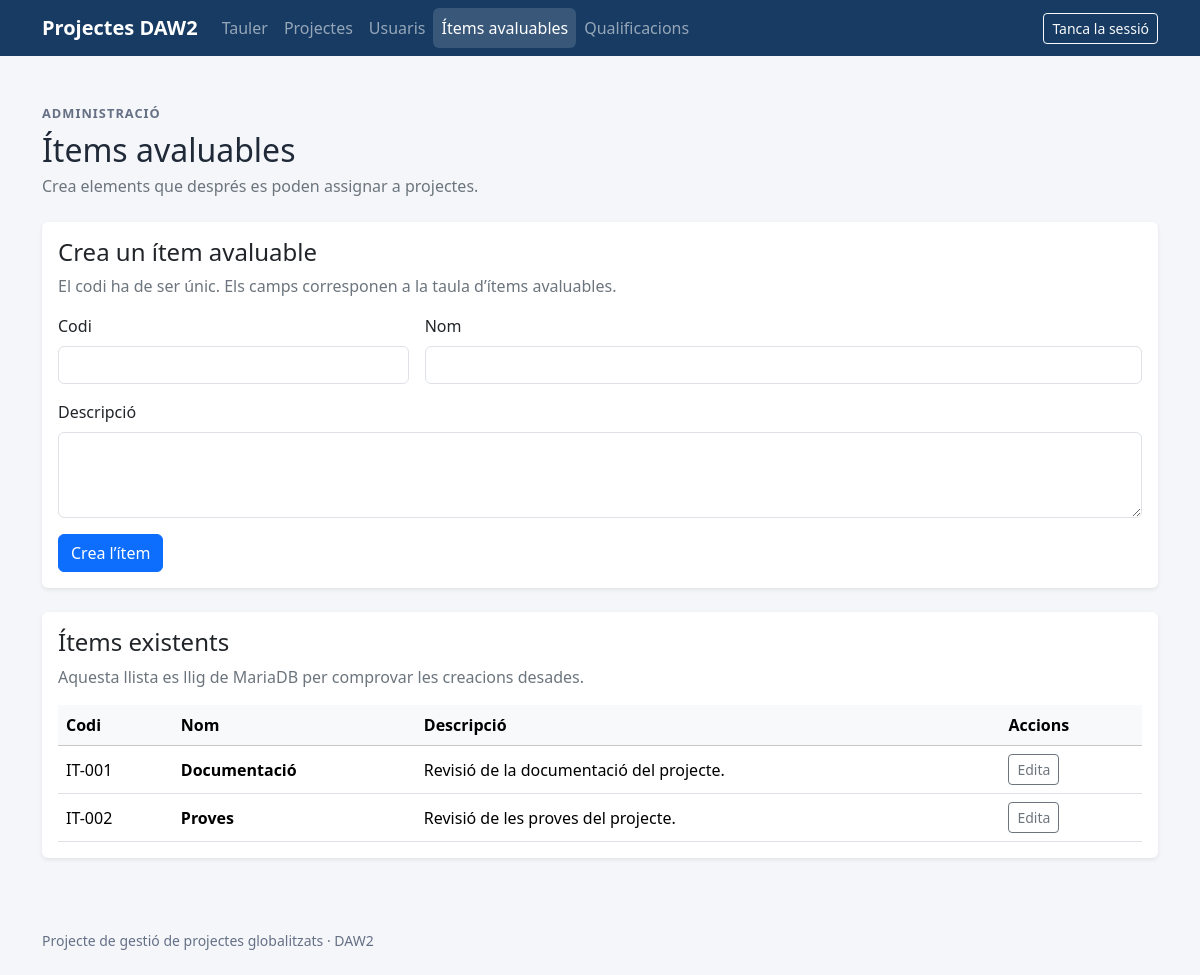
The app's page /?page=evaluable-items&role=admin (signed in) with its own data.
### tables this page shows
CREATE TABLE IF NOT EXISTS evaluable_items (
    id INT UNSIGNED AUTO_INCREMENT PRIMARY KEY,
    code VARCHAR(50) NOT NULL UNIQUE,
    name VARCHAR(150) NOT NULL,
    description TEXT NOT NULL
);

### app/Controllers/DashboardController.php (called while the page is built, shortened)
<?php
require_once dirname(__DIR__) . '/Core/Database.php';
require_once dirname(__DIR__) . '/Core/RoleAuthorization.php';
require_once __DIR__ . '/ReadOperationsController.php';
require_once dirname(__DIR__) . '/Models/UserModel.php';
class DashboardController
{
    public function index(): void
    {
        $currentRoleKey = $this->requestedRole();
        $currentRole = self::ROLES[$currentRoleKey];
        $pageKey = $this->requestedPage();
        $sessionUser = RoleAuthorization::currentUser();
        if ($sessionUser === null) {
            http_response_code(401);
            $readAccessError = 'Cal iniciar una sessió autenticada per consultar les dades de l’aplicació.';
        } elseif ($sessionUser['role'] !== $currentRole['databaseRole']) {
            http_response_code(403);
            $readAccessError = 'El compte autenticat no té accés a la secció seleccionada.';
        } else {
            try {
                $connection = Database::getConnection();
                $users = new UserModel($connection);
                $databaseUser = $users->findByIdAndRole($sessionUser['id'], $currentRole['databaseRole']);
                if ($databaseUser === null) {
                    http_response_code(403);
                    $readAccessError = 'No s’ha pogut verificar el compte autenticat a la base de dades.';
                } else {
                    $createState = null;
                    $isUpdatePost = $this->isUpdatePost();
                    if ($this->isCreateFormPage($currentRoleKey, $pageKey) && !$isUpdatePost) {
                        require_once __DIR__ . '/CreateOperationsController.php';
                        $createState = (new CreateOperationsController())->handle($pageKey, $currentRoleKey);
                    }
                    $updateState = null;
                    if ($this->isUpdateFormPage($currentRoleKey, $pageKey)) {
                        require_once __DIR__ . '/UpdateOperationsController.php';
                        $updateState = (new UpdateOperationsController())->handle($pageKey, $currentRoleKey);
                    }
                    $readData = (new ReadOperationsController())->handle(
                        $connection,
                        $currentRoleKey,
                        $pageKey,
                        $sessionUser['id'],
                        $this->requestedProjectId(),
                    );
                    if ($this->isCreateFormPage($currentRoleKey, $pageKey)) {
                        $createOperationsData = array_merge(
                            $readData['formData'],
                            $createState ?? $this->emptyCreateState(),
                        );
                    }
                    if ($updateState !== null) {
                        $updateOperationsData = array_merge($readData['formData'], $updateState);
                    }
                }
            } catch (Throwable $error) {
                error_log('Application read failed: ' . $error->getMessage());
                $readDatabaseError = 'No s’han pogut carregar les dades. Revisa la connexió amb la base de dades.';
            }
        }
        require dirname(__DIR__) . '/Views/layouts/main.php';
    }
    private function isCreateFormPage(string $roleKey, string $pageKey): bool
    {
        return ($roleKey === 'admin' && in_array($pageKey, ['projects', 'evaluable-items'], true))
            || ($roleKey === 'teacher' && in_array($pageKey, ['projects', 'grades'], true));
    }
    private function isUpdateFormPage(string $roleKey, string $pageKey): bool
    {
        return ($roleKey === 'admin' && in_array($pageKey, ['projects', 'evaluable-items'], true))
            || ($roleKey === 'teacher' && in_array($pageKey, ['projects', 'grades'], true));
    }
    private function isUpdatePost(): bool
    {
        if (($_SERVER['REQUEST_METHOD'] ?? 'GET') !== 'POST') {
            return false;
        }
        $action = $_POST['action'] ?? '';
        return is_string($action) && str_starts_with($action, 'update_');
    }
    private function requestedRole(): string
    {
        $role = $_GET['role'] ?? 'admin';
        return is_string($role) && isset(self::ROLES[$role]) ? $role : 'admin';
    }
    private function requestedPage(): string
    {
        $page = $_GET['page'] ?? 'dashboard';
        return is_string($page) ? $page : 'dashboard';
    }
    private function requestedProjectId(): ?string
    {
        $projectId = $_GET['project_id'] ?? null;
        return is_string($projectId) ? $projectId : null;
    }
}

### public/index.php (called while the page is built, shortened)
<?php
require_once dirname(__DIR__) . '/app/Controllers/DashboardController.php';
$controller = new DashboardController();
$controller->index();

### app/Core/RoleAuthorization.php (called while the page is built, shortened)
<?php
class RoleAuthorization
{
    public static function currentUser(): ?array
    {
        $sessionUser = $_SESSION['user'] ?? null;
        $userId = filter_var(
            $sessionUser['id'] ?? null,
            FILTER_VALIDATE_INT,
            ['options' => ['min_range' => 1]],
        );
        $role = $sessionUser['role'] ?? null;
        return ['id' => $userId, 'role' => $role];
    }
    public static function hasRole(string $requiredRole): bool
    {
        $user = self::currentUser();
        return $user !== null && $user['role'] === $requiredRole;
    }
}

### app/Models/UserModel.php (called while the page is built, shortened)
<?php
class UserModel
{
    private PDO $connection;
    public function __construct(PDO $connection)
    {
        $this->connection = $connection;
    }
    public function findByIdAndRole(int $id, string $role): ?array
    {
        $statement = $this->connection->prepare(
            'SELECT id, username, full_name, role
             FROM users
             WHERE id = :id AND role = :role
             LIMIT 1',
        );
        $statement->execute([
            'id' => $id,
            'role' => $role,
        ]);
        $user = $statement->fetch();
        return $user === false ? null : $user;
    }
}

### app/Controllers/ReadOperationsController.php (called while the page is built, shortened)
<?php
require_once dirname(__DIR__) . '/Models/EvaluableItemModel.php';
require_once dirname(__DIR__) . '/Models/UserModel.php';
class ReadOperationsController
{
    public function handle(
        PDO $connection,
        string $roleKey,
        string $pageKey,
        int $userId,
        ?string $requestedProjectId,
    ): array {
        $data = [
            'adminDashboardData' => [
                'projects' => [],
                'teachers' => [],
                'students' => [],
                'items' => [],
                'gradeCount' => 0,
            ],
            'managedUsers' => [],
            'formData' => $this->emptyFormData(),
            'teacherData' => [
                'projects' => [],
                'students' => [],
                'summary' => ['gradeCount' => 0, 'pendingGradeCount' => 0],
            ],
            'selectedProject' => null,
            'studentData' => $this->emptyStudentData(),
        ];
        if ($roleKey === 'admin') {
            $this->loadAdministratorData($connection, $pageKey, $data);
        } elseif ($roleKey === 'teacher') {
            $this->loadTeacherData($connection, $pageKey, $userId, $requestedProjectId, $data);
        } elseif ($roleKey === 'student') {
            $data['studentData'] = (new StudentDashboardData($connection))->build(
                $userId,
                $requestedProjectId,
            );
            $data['selectedProject'] = $data['studentData']['selectedProject'];
        }
        return $data;
    }
    private function loadAdministratorData(PDO $connection, string $pageKey, array &$data): void
    {
        if ($pageKey === 'evaluable-items') {
            $data['formData']['items'] = (new EvaluableItemModel($connection))->getAll();
        }
    }
    private function emptyFormData(): array
    {
        return [
            'projects' => [],
            'projectAssignments' => [],
            'projectAssignmentIds' => [],
            'items' => [],
            'teachers' => [],
            'students' => [],
            'teacherProjects' => [],
            'gradeStudents' => [],
            'gradeItems' => [],
            'teacherGrades' => [],
            'selectedProjectId' => '',
        ];
    }
    private function emptyStudentData(): array
    {
        return [
            'student' => null,
            'projects' => [],
            'gradeRows' => [],
            'visibleGradeRows' => [],
            'filterError' => '',
            'selectedProject' => null,
            'selectedGradeProjectId' => '',
            'assignedItemCount' => 0,
            'gradedItemCount' => 0,
            'pendingItemCount' => 0,
        ];
    }
}

### app/Models/EvaluableItemModel.php (called while the page is built, shortened)
<?php
class EvaluableItemModel
{
    private PDO $connection;
    public function __construct(PDO $connection)
    {
        $this->connection = $connection;
    }
    public function getAll(): array
    {
        $statement = $this->connection->query(
            'SELECT id, code, name, description FROM evaluable_items ORDER BY name',
        );
        return $statement->fetchAll();
    }
}

### app/Controllers/CreateOperationsController.php (called while the page is built, shortened)
<?php
require_once dirname(__DIR__) . '/Core/Database.php';
require_once dirname(__DIR__) . '/Core/RoleAuthorization.php';
require_once dirname(__DIR__) . '/Models/EvaluableItemModel.php';
require_once dirname(__DIR__) . '/Models/UserModel.php';
class CreateOperationsController
{
    public function handle(string $section, string $roleKey): array
    {
        $state = [
            'feedback' => $this->feedbackFromUrl(),
            'accessError' => '',
            'databaseError' => '',
            'validationErrors' => [],
            'submitted' => [],
        ];
        $pageRole = $this->requiredRoleForPage($section, $roleKey);
        return $state;
    }
    private function requiredRoleForPage(string $section, string $roleKey): string
    {
        if (($section === 'projects' || $section === 'evaluable-items') && $roleKey === 'admin') {
            return 'administrator';
        }
        return '';
    }
    private function feedbackFromUrl(): string
    {
        $status = $_GET['status'] ?? '';
        return '';
    }
}

### app/Controllers/UpdateOperationsController.php (called while the page is built, shortened)
<?php
require_once dirname(__DIR__) . '/Core/Database.php';
require_once dirname(__DIR__) . '/Core/RoleAuthorization.php';
require_once dirname(__DIR__) . '/Models/EvaluableItemModel.php';
require_once dirname(__DIR__) . '/Models/UserModel.php';
class UpdateOperationsController
{
    public function handle(string $section, string $roleKey): array
    {
        $state = [
            'feedback' => $this->feedbackFromUrl(),
            'accessError' => '',
            'databaseError' => '',
            'validationErrors' => [],
            'submitted' => [],
            'editId' => '',
            'editType' => '',
        ];
        if (($_SERVER['REQUEST_METHOD'] ?? 'GET') !== 'POST') {
            return $state;
        }
        return $state;
    }
    private function feedbackFromUrl(): string
    {
        $status = $_GET['status'] ?? '';
        $messages = [
            'project-updated' => 'S’han desat els canvis del projecte.',
            'item-updated' => 'S’han desat els canvis de l’ítem avaluable.',
            'assignments-updated' => 'S’han desat les assignacions del projecte.',
            'grade-updated' => 'S’ha actualitzat la qualificació.',
        ];
        return $messages[$status] ?? '';
    }
}

### app/Views/pages/admin/evaluable_items.php (the view, shortened to what this page needs)
<?php
$escapeItemValue = static fn (string|int $value): string => htmlspecialchars((string) $value, ENT_QUOTES, 'UTF-8');
$operationData = $createOperationsData;
$updateData = $updateOperationsData;
$submittedItem = $operationData['submitted'];
$formUrl = '/?page=evaluable-items&amp;role=admin';
?>
<section aria-labelledby="items-title">
    <div class="mb-4">
        <p class="eyebrow mb-2">Administració</p>
        <h1 class="h2 mb-1" id="items-title">Ítems avaluables</h1>
        <p class="text-secondary mb-0">Crea elements que després es poden assignar a projectes.</p>
    </div>
    <article class="card border-0 shadow-sm mb-4">
        <div class="card-body">
            <h2 class="h4">Crea un ítem avaluable</h2>
            <p class="text-secondary">El codi ha de ser únic. Els camps corresponen a la taula d’ítems avaluables.</p>
            <form method="post" action="<?= $formUrl ?>">
                <div class="row g-3">
                    <div class="col-12 col-md-4">
                        <label class="form-label" for="item-code">Codi</label>
                        <input class="form-control" id="item-code" name="code" maxlength="50" required value="<?= $escapeItemValue($submittedItem['code'] ?? '') ?>">
                    </div>
                    <div class="col-12 col-md-8">
                        <label class="form-label" for="item-name">Nom</label>
                        <input class="form-control" id="item-name" name="name" maxlength="150" required value="<?= $escapeItemValue($submittedItem['name'] ?? '') ?>">
                    </div>
                    <div class="col-12">
                        <label class="form-label" for="item-description">Descripció</label>
                        <textarea class="form-control" id="item-description" name="description" rows="3" required><?= $escapeItemValue($submittedItem['description'] ?? '') ?></textarea>
                    </div>
                </div>
                <button class="btn btn-primary mt-3" type="submit">Crea l’ítem</button>
            </form>
        </div>
    </article>
    <article class="card border-0 shadow-sm">
        <div class="card-body">
            <h2 class="h4">Ítems existents</h2>
            <p class="text-secondary">Aquesta llista es llig de MariaDB per comprovar les creacions desades.</p>
            <div class="table-responsive">
                <table class="table table-hover align-middle mb-0">
                    <thead class="table-light"><tr><th scope="col">Codi</th><th scope="col">Nom</th><th scope="col">Descripció</th><th scope="col">Accions</th></tr></thead>
                    <tbody>
                        <?php foreach ($operationData['items'] as $item): ?>
                            <?php
                            $itemId = (int) $item['id'];
                            $isEditingItem = $updateData['editType'] === 'item'
                                && $updateData['editId'] === (string) $itemId;
                            ?>
                            <tr>
                                <td><?= $escapeItemValue($item['code']) ?></td>
                                <td class="fw-semibold"><?= $escapeItemValue($item['name']) ?></td>
                                <td><?= $escapeItemValue($item['description']) ?></td>
                                <td>
                                    <details<?= $isEditingItem ? ' open' : '' ?>>
                                        <summary class="btn btn-sm btn-outline-secondary">Edita</summary>
                                    </details>
                                </td>
                            </tr>
                        <?php endforeach; ?>
                    </tbody>
                </table>
            </div>
        </div>
    </article>
</section>

### public/assets/css/styles.css (style rules this page uses)
:root { color-scheme: light; --app-ink: #1f2937; --app-muted: #667085; --app-surface: #ffffff; --app-canvas: #f4f6fa; --app-brand: #173b63; }
body { min-height: 100vh; display: flex; flex-direction: column; color: var(--app-ink); background: var(--app-canvas); }
.eyebrow { color: var(--app-muted); font-size: 0.8rem; font-weight: 700; letter-spacing: 0.08em; text-transform: uppercase; }

### records on screen
evaluable_items: code "IT-001", name "Documentació", description "Revisió de la documentació del projecte."
evaluable_items: code "IT-002", name "Proves", description "Revisió de les proves del projecte."

### other values on screen
$item['title'] "Tauler"
$item['title'] "Projectes"
$item['title'] "Usuaris"
$item['title'] "Ítems avaluables"
$item['title'] "Qualificacions"
